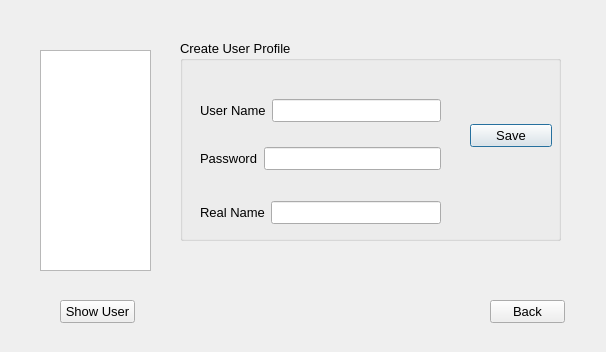
<?xml version="1.0" encoding="UTF-8"?>
<ui version="4.0">
 <class>AddUser</class>
 <widget class="QDialog" name="AddUser">
  <property name="geometry">
   <rect>
    <x>0</x>
    <y>0</y>
    <width>606</width>
    <height>352</height>
   </rect>
  </property>
  <property name="windowTitle">
   <string>Dialog</string>
  </property>
  <widget class="QGroupBox" name="groupBox">
   <property name="geometry">
    <rect>
     <x>180</x>
     <y>40</y>
     <width>381</width>
     <height>201</height>
    </rect>
   </property>
   <property name="font">
    <font>
     <pointsize>10</pointsize>
     <weight>50</weight>
     <bold>false</bold>
    </font>
   </property>
   <property name="title">
    <string>Create User Profile</string>
   </property>
   <widget class="QWidget" name="layoutWidget">
    <property name="geometry">
     <rect>
      <x>20</x>
      <y>40</y>
      <width>241</width>
      <height>111</height>
     </rect>
    </property>
    <layout class="QVBoxLayout" name="verticalLayout">
     <item>
      <layout class="QHBoxLayout" name="horizontalLayout_2">
       <item>
        <widget class="QLabel" name="label_name">
         <property name="font">
          <font>
           <pointsize>10</pointsize>
          </font>
         </property>
         <property name="text">
          <string>User Name</string>
         </property>
        </widget>
       </item>
       <item>
        <widget class="QLineEdit" name="lineEdit_name"/>
       </item>
      </layout>
     </item>
     <item>
      <layout class="QHBoxLayout" name="horizontalLayout_3">
       <item>
        <widget class="QLabel" name="label_password">
         <property name="font">
          <font>
           <pointsize>10</pointsize>
          </font>
         </property>
         <property name="text">
          <string>Password</string>
         </property>
        </widget>
       </item>
       <item>
        <widget class="QLineEdit" name="lineEdit_password">
         <property name="echoMode">
          <enum>QLineEdit::Password</enum>
         </property>
        </widget>
       </item>
      </layout>
     </item>
    </layout>
   </widget>
   <widget class="QWidget" name="layoutWidget_2">
    <property name="geometry">
     <rect>
      <x>290</x>
      <y>40</y>
      <width>82</width>
      <height>111</height>
     </rect>
    </property>
    <layout class="QVBoxLayout" name="verticalLayout_2">
     <item>
      <widget class="QPushButton" name="pushButton_save">
       <property name="font">
        <font>
         <weight>50</weight>
         <bold>false</bold>
        </font>
       </property>
       <property name="text">
        <string>Save</string>
       </property>
      </widget>
     </item>
    </layout>
   </widget>
   <widget class="QWidget" name="layoutWidget_3">
    <property name="geometry">
     <rect>
      <x>20</x>
      <y>160</y>
      <width>241</width>
      <height>25</height>
     </rect>
    </property>
    <layout class="QHBoxLayout" name="horizontalLayout_4">
     <item>
      <widget class="QLabel" name="label_realName_2">
       <property name="font">
        <font>
         <pointsize>10</pointsize>
        </font>
       </property>
       <property name="text">
        <string>Real Name</string>
       </property>
      </widget>
     </item>
     <item>
      <widget class="QLineEdit" name="lineEdit_realname"/>
     </item>
    </layout>
   </widget>
  </widget>
  <widget class="QTableView" name="usersTable">
   <property name="geometry">
    <rect>
     <x>40</x>
     <y>50</y>
     <width>111</width>
     <height>221</height>
    </rect>
   </property>
   <property name="font">
    <font>
     <family>MS Shell Dlg 2</family>
     <pointsize>12</pointsize>
     <weight>50</weight>
     <bold>false</bold>
    </font>
   </property>
   <property name="layoutDirection">
    <enum>Qt::LeftToRight</enum>
   </property>
   <property name="autoFillBackground">
    <bool>false</bool>
   </property>
   <property name="styleSheet">
    <string notr="true"/>
   </property>
   <property name="lineWidth">
    <number>1</number>
   </property>
   <property name="midLineWidth">
    <number>1</number>
   </property>
   <property name="sizeAdjustPolicy">
    <enum>QAbstractScrollArea::AdjustToContents</enum>
   </property>
   <property name="autoScrollMargin">
    <number>0</number>
   </property>
   <property name="editTriggers">
    <set>QAbstractItemView::AnyKeyPressed|QAbstractItemView::EditKeyPressed|QAbstractItemView::SelectedClicked</set>
   </property>
   <property name="alternatingRowColors">
    <bool>true</bool>
   </property>
   <property name="selectionMode">
    <enum>QAbstractItemView::SingleSelection</enum>
   </property>
   <property name="textElideMode">
    <enum>Qt::ElideMiddle</enum>
   </property>
   <property name="showGrid">
    <bool>false</bool>
   </property>
   <property name="gridStyle">
    <enum>Qt::SolidLine</enum>
   </property>
   <property name="wordWrap">
    <bool>true</bool>
   </property>
   <attribute name="horizontalHeaderVisible">
    <bool>false</bool>
   </attribute>
   <attribute name="horizontalHeaderDefaultSectionSize">
    <number>111</number>
   </attribute>
   <attribute name="verticalHeaderVisible">
    <bool>false</bool>
   </attribute>
  </widget>
  <widget class="QPushButton" name="pushButton_view">
   <property name="geometry">
    <rect>
     <x>60</x>
     <y>300</y>
     <width>75</width>
     <height>23</height>
    </rect>
   </property>
   <property name="font">
    <font>
     <pointsize>10</pointsize>
    </font>
   </property>
   <property name="text">
    <string>Show User</string>
   </property>
  </widget>
  <widget class="QPushButton" name="pushButton_back">
   <property name="geometry">
    <rect>
     <x>490</x>
     <y>300</y>
     <width>75</width>
     <height>23</height>
    </rect>
   </property>
   <property name="font">
    <font>
     <pointsize>10</pointsize>
    </font>
   </property>
   <property name="text">
    <string>Back</string>
   </property>
  </widget>
  <zorder>usersTable</zorder>
  <zorder>pushButton_view</zorder>
  <zorder>pushButton_back</zorder>
  <zorder>groupBox</zorder>
 </widget>
 <resources/>
 <connections/>
</ui>
